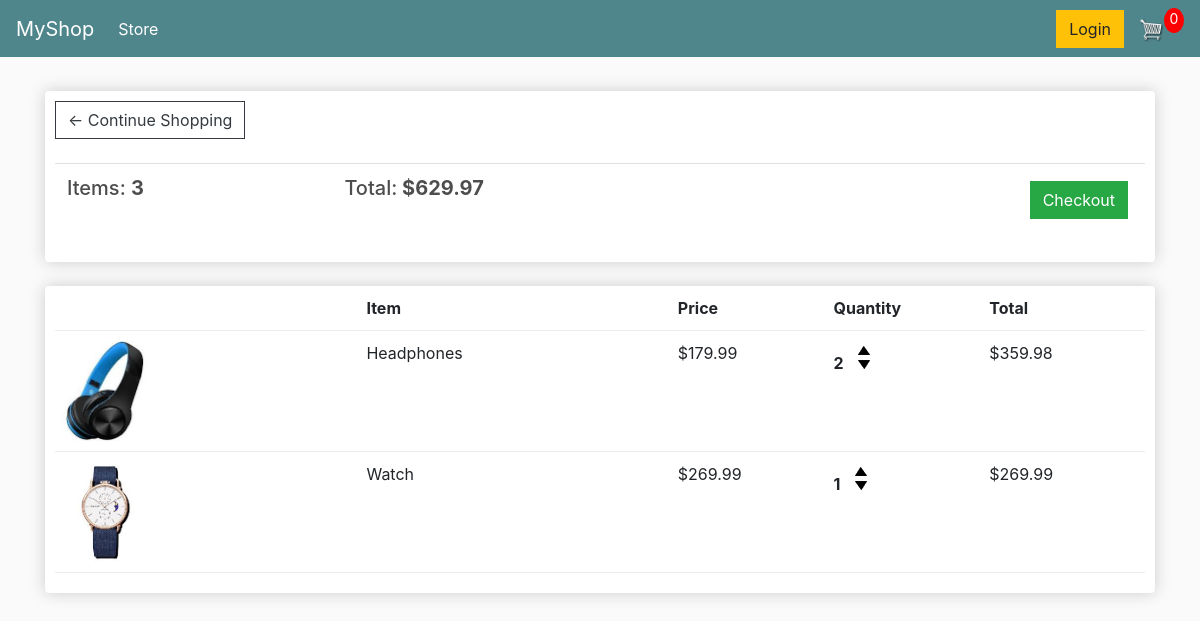
The app's page /cart/ (signed in) with its own data.
### store/models.py (models this page shows, shortened)
class Order(models.Model):
    customer = models.ForeignKey(Customer, on_delete=models.SET_NULL, null=True, blank=True)
    date_ordered = models.DateTimeField(auto_now_add=True)
    complete = models.BooleanField(default=False)
    transaction_id = models.CharField(max_length=200, null=True)
    @property
    def get_cart_total(self):
        items = self.orderitem_set.all()
        total = sum([item.get_total for item in items])
        return total
    @property
    def get_cart_items(self):
        items = self.orderitem_set.all()
        total = sum([item.quantity for item in items])
        return total

class OrderItem(models.Model):
    product = models.ForeignKey(Product, on_delete=models.SET_NULL, null=True)
    order = models.ForeignKey(Order, on_delete=models.SET_NULL, null=True)
    quantity = models.IntegerField(default=0, null=True, blank=True)
    date_added = models.DateTimeField(auto_now_add=True)
    @property
    def get_total(self):
        return self.product.price * self.quantity

class Product(models.Model):
    name = models.CharField(max_length=200)
    price = models.FloatField()
    digital = models.BooleanField(default=False, null=True, blank=True)
    image = models.ImageField(null=True, blank=True)
    @property
    def imageURL(self):
        try:
            url = self.image.url
        except:
            url = ''
        return url

### store/views.py (the view)
# urls.py: path('cart/', views.cart, name='cart'),
def cart(request):
    if request.user.is_authenticated:
        customer = request.user.customer
        order, created = Order.objects.get_or_create(
            customer=customer, complete=False)
        items = order.orderitem_set.all()
    else:
        items = []
        order = {'get_cart_total': 0, 'get_cart_items': 0}
    context = {'items': items, 'order': order}
    return render(request, 'store/cart.html', context)

### store/templates/store/cart.html (shortened to what this page needs)
{% extends 'store/base.html' %}
{% load static %}
{% block content %}
	<div class="row">
		<div class="col-lg-12">
			<div class="box-element">
				<a  class="btn btn-outline-dark" href="{% url 'index' %}">&#x2190; Continue Shopping</a>
				<br>
				<br>
				<table class="table">
					<tr>
						<th><h5>Items: <strong>{{order.get_cart_items}}</strong></h5></th>
						<th><h5>Total:<strong> ${{order.get_cart_total|floatformat:2}}</strong></h5></th>
						<th>
							<a  style="float:right; margin:5px;" class="btn btn-success" href="{% url 'checkout' %}">Checkout</a>
						</th>
					</tr>
				</table>
			</div>
			<br>
			<div class="box-element">
				<div class="cart-row">
					<div style="flex:2"></div>
					<div style="flex:2"><strong>Item</strong></div>
					<div style="flex:1"><strong>Price</strong></div>
					<div style="flex:1"><strong>Quantity</strong></div>
					<div style="flex:1"><strong>Total</strong></div>
				</div>
				{% for item in items %}
				<div class="cart-row">
					<div style="flex:2"><img class="row-image" src="{{item.product.imageURL}}"></div>
					<div style="flex:2"><p>{{item.product.name}}</p></div>
					<div style="flex:1"><p>${{item.product.price|floatformat:2}}</p></div>
					<div style="flex:1">
						<p class="quantity">{{item.quantity}}</p>
						<div class="quantity">
							<img class="chg-quantity" src="{% static 'images/arrow-up.png' %}">
							<img class="chg-quantity" src="{% static 'images/arrow-down.png' %}">
						</div>
					</div>
					<div style="flex:1"><p>${{item.get_total}}</p></div>
				</div>
				{% endfor %}
			</div>
		</div>
	</div>
{% endblock content %}

### store/templates/store/base.html (shortened to what this page needs)
<!DOCTYPE html>
{% load static %}
<html>
    <head>
	    <link rel="stylesheet" href="https://stackpath.bootstrapcdn.com/bootstrap/4.4.1/css/bootstrap.min.css">
        <link rel="stylesheet" type="text/css" href="{% static 'css/main.css' %}">
    </head>
    <body>
        {% include "component/navbar.html" %}
        <div class="container">
            <br>
            {% block content %}
            {% endblock content %}
        </div>
    </body>
</html>

### store/templates/component/navbar.html (shortened to what this page needs)
{% load static %}
<nav class="navbar navbar-expand-lg navbar-dark bg-dark">
    <a class="navbar-brand" href="{% url 'index' %}">MyShop</a>
    <div class="collapse navbar-collapse" id="navbarSupportedContent">
      <ul class="navbar-nav mr-auto">
        <li class="nav-item active">
          <a class="nav-link" href="{% url 'index' %}">Store<span class="sr-only">(current)</span></a>
        </li>
      </ul>
      <div class="form-inline my-2 my-lg-0">
          <a href="#" class="btn btn-warning">Login</a>
          <a href="{% url 'cart' %}">
              <img id="cart-icon" src="{% static 'images/cart.png' %}">
          </a>
          <p id="cart-total">0</p>
      </div>
    </div>
  </nav>

### static/css/main.css (style rules this page uses)
body { background-color: hsl(0, 0%, 98%); }
h1,h2,h3,h4,h5,h6 { color:hsl(0, 0%, 30%); }
.box-element { box-shadow:hsl(0, 0%, 80%) 0 0 16px; background-color: #fff; border-radius: 4px; padding: 10px; }
.bg-dark { background-color: #4f868c!important; }
#cart-icon { width:25px; display: inline-block; margin-left: 15px; }
#cart-total { display: block; text-align: center; color:#fff; background-color: red; width: 20px; height: 25px; border-radius: 50%; font-size: 14px; }
.col-lg-4, .col-lg-6, .col-lg-8, .col-lg-12 { margin-top: 10px; }
.btn { border-radius: 0; }
.row-image { width: 100px; }
.cart-row { display: flex; align-items: flex-stretch; padding-bottom: 10px; margin-bottom: 10px; border-bottom: 1px solid #ececec; }
.quantity { display: inline-block; font-weight: 700; padding-right:10px; }
.chg-quantity { width: 12px; cursor: pointer; display: block; margin-top: 5px; transition:.1s; }

### records on screen
Order: get_cart_items "3", get_cart_total "629.97"
OrderItem: product.imageURL (picture), product.name "Headphones", product.price "179.99", quantity "2", get_total "359.98"
OrderItem: product.imageURL (picture), product.name "Watch", product.price "269.99", quantity "1", get_total "269.99"
